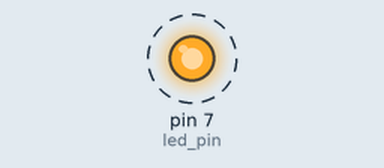
This sketch was run on a simulated Arduino Uno, built with avr-gcc and run on an emulated ATmega328P. Parts: output pins drawn as LEDs (lit = HIGH). Dashed ring = blinking.

Above: at 0.5 s.
Timing chart, 0 to 4.6 s (numbered marks = the images above):
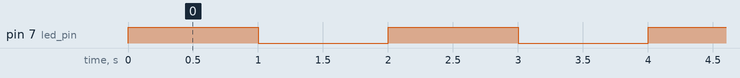

The sketch:

Yellow_LED.ino
```cpp
//Initializing LED Pin
int led_pin = 7;

void setup() {
  //Declaring LED pin as output
  pinMode(led_pin, OUTPUT);
}

void loop() {
  digitalWrite(led_pin, HIGH);
  delay(1000);
  digitalWrite(led_pin, LOW);
  delay(1000);
}
```

Measured:
- by itself, pin 7 (led_pin): alternates HIGH for 1.0 s and LOW for 1.0 s
